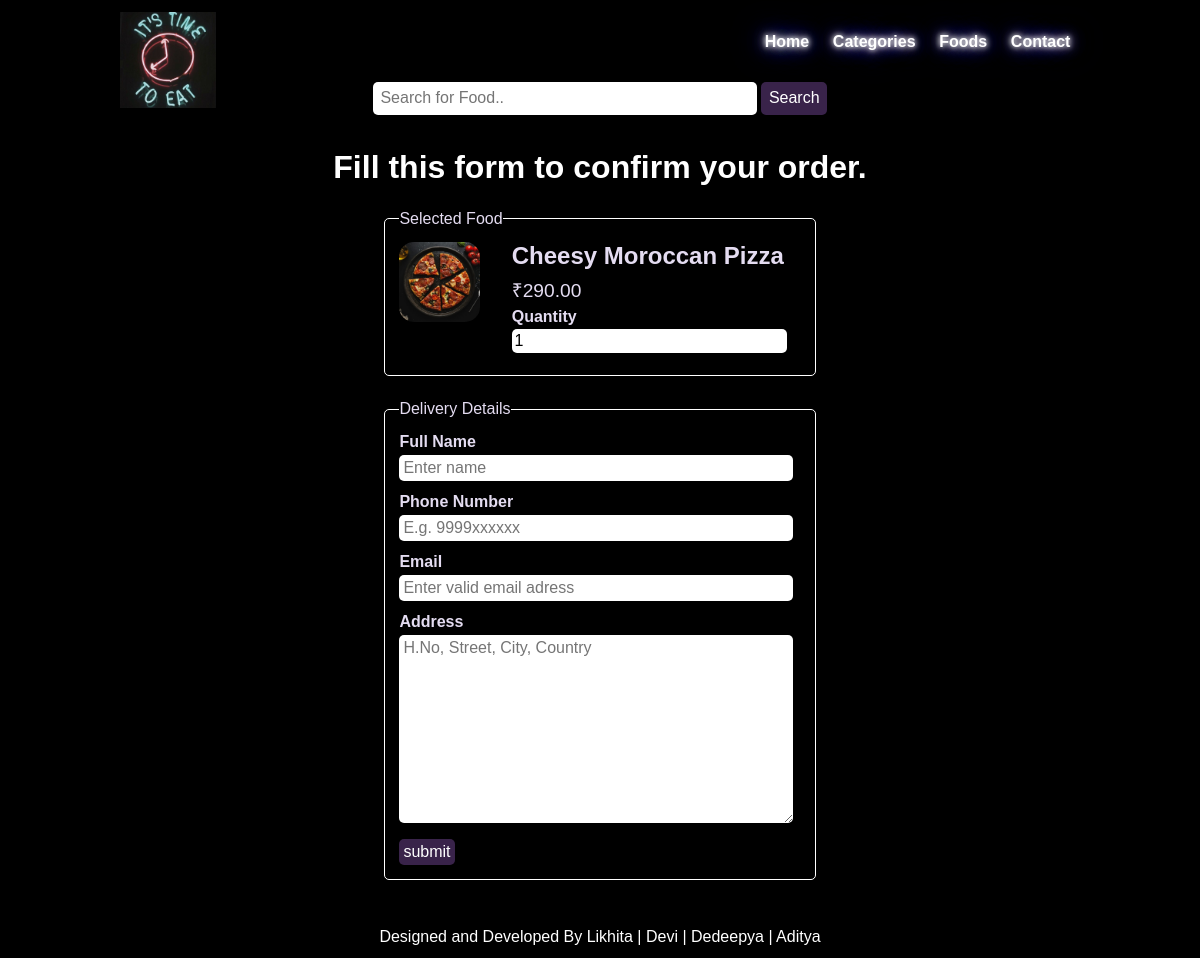
Page /order.php?food_id=11 on the committed database.
### tables this page shows
CREATE TABLE `food` (
  `id` int(10) UNSIGNED NOT NULL,
  `title` varchar(150) NOT NULL,
  `description` text NOT NULL,
  `price` decimal(10,2) NOT NULL,
  `image_name` varchar(255) NOT NULL,
  `category_id` int(10) UNSIGNED NOT NULL,
  `featured` varchar(10) NOT NULL,
  `active` varchar(10) NOT NULL
);

### order.php (the view, shortened to what this page needs)
<?php include('partials-front/menu.php'); ?>
    <?php
    if(isset($_GET['food_id'])){
        $food_id = $_GET['food_id'];
        $sql="SELECT * FROM food WHERE id=$food_id";
        $res=mysqli_query($conn,$sql);
        $count = mysqli_num_rows($res);
        if($count==1){
            $row=mysqli_fetch_assoc($res);
            $title=$row['title'];
            $price=$row['price'];
            $image_name=$row['image_name'];
        }
        else{
            header('location:'.SITEURL);
        }
    }
    else{
        header('location:'.SITEURL);
    }
    ?>
    <section class="food-search">
        <div class="container">
            <h2 class="text-center text-white">Fill this form to confirm your order.</h2>
            <form action="" method="POST" class="order">
                <fieldset>
                    <legend>Selected Food</legend>
                    <div class="food-menu-img">
                            <img src="<?php echo SITEURL; ?>images/food/<?php echo $image_name; ?>" alt="Chicke Hawain Pizza" class="img-responsive img-curve">
                    </div>
                    <div class="food-menu-desc">
                        <h3><?php echo $title; ?></h3>
                        <p class="food-price">₹<?php echo $price; ?></p>
                        <div class="order-label">Quantity</div>
                        <input type="number" name="qty" class="input-responsive" value="1" required>
                    </div>
                </fieldset>
                <fieldset>
                    <legend>Delivery Details</legend>
                    <div class="order-label">Full Name</div>
                    <input type="text" name="full-name" placeholder="Enter name " class="input-responsive" required>
                    <div class="order-label">Phone Number</div>
                    <input type="tel" name="contact" placeholder="E.g. 9999xxxxxx" class="input-responsive" required>
                    <div class="order-label">Email</div>
                    <input type="email" name="email" placeholder="Enter valid email adress" class="input-responsive" required>
                    <div class="order-label">Address</div>
                    <textarea name="address" rows="10" placeholder="H.No, Street, City, Country" class="input-responsive" required></textarea>
                    <input type="submit" name="submit" value="submit" class="btn btn-primary">
                </fieldset>
            </form>
        </div>
    </section>
    <?php include('partials-front/footer.php'); ?>

### css/style.css (style rules this page uses)
* { margin: 0 0; padding: 0 0; font-family: Arial, Helvetica, sans-serif; }
.container { width: 80%; margin: 0 auto; padding: 1%; }
.img-responsive { width: 100%; }
.img-curve { border-radius: 15px; }
.text-center { text-align: center; }
.text-white { color: white; }
.btn { padding: 1%; border: none; font-size: 1rem; border-radius: 5px; }
.btn-primary { background-color: #39234a; color: white; cursor: pointer; }
h2 { color: white; font-size: 2rem; margin-bottom: 2%; }
h3 { font-size: 1.5rem; }
fieldset { COLOR: #e4dcf1; border: 1px solid white; margin: 5%; padding: 3%; border-radius: 5px; }
.food-search { background-color: #000000; background-size: cover; background-repeat: no-repeat; background-position: center; }
.food-menu-img { width: 20%; float: left; }
.food-menu-desc { width: 70%; float: left; margin-left: 8%; }
.food-price { font-size: 1.2rem; margin: 2% 0; }
.order { width: 50%; margin: 0 auto; }
.input-responsive { width: 96%; padding: 1%; margin-bottom: 3%; border: none; border-radius: 5px; font-size: 1rem; }
.order-label { margin-bottom: 1%; font-weight: bold; }

### rows in the picture
food: image_name (picture), title "Cheesy Moroccan Pizza", price "290.00"
